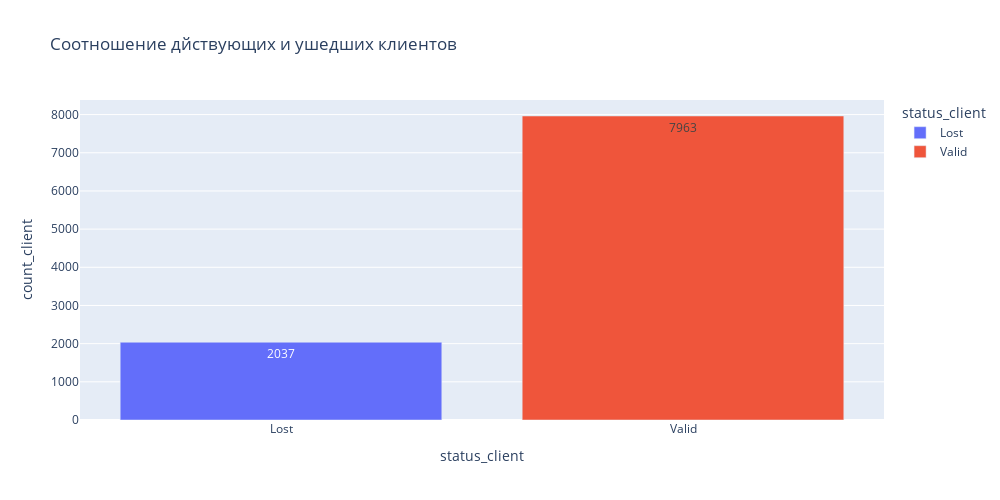

Source (notebook cell):
### Code cell
#считаем количество действующих и ушедших клиентов
bar_data = churn_data.groupby(
    by='status_client',
    as_index=False
)['count_client'].count()

#строим график
fig = px.bar(
    data_frame=bar_data, #датафрейм
    x="status_client", #ось x
    y="count_client", #ось y
    color='status_client', #расцветка в зависимости от статуса
    text = 'count_client', #текст на столбцах - количество клиентов
    orientation='v', #ориентация графика
    height=500, #высота
    width=1000, #ширина
    title='Соотношение дйствующих и ушедших клиентов' #заголовок
)

#отображаем его
fig.show()

### Figure 1 — Plotly figure (JSON) as saved in the notebook; plotly's stock layout.template omitted (floating-point values rounded to 4 significant figures)
{"data": [{"hovertemplate": "status_client=%{x}<br>count_client=%{text}<extra></extra>", "legendgroup": "Lost", "marker": {"color": "#636efa", "pattern": {"shape": ""}}, "name": "Lost", "orientation": "v", "showlegend": true, "text": [2037.0], "textposition": "auto", "type": "bar", "x": ["Lost"], "xaxis": "x", "y": [2037], "yaxis": "y"}, {"hovertemplate": "status_client=%{x}<br>count_client=%{text}<extra></extra>", "legendgroup": "Valid", "marker": {"color": "#EF553B", "pattern": {"shape": ""}}, "name": "Valid", "orientation": "v", "showlegend": true, "text": [7963.0], "textposition": "auto", "type": "bar", "x": ["Valid"], "xaxis": "x", "y": [7963], "yaxis": "y"}], "layout": {"barmode": "relative", "height": 500, "legend": {"title": {"text": "status_client"}, "tracegroupgap": 0}, "title": {"text": "Соотношение дйствующих и ушедших клиентов"}, "width": 1000, "xaxis": {"anchor": "y", "categoryarray": ["Lost", "Valid"], "categoryorder": "array", "domain": [0, 1], "title": {"text": "status_client"}}, "yaxis": {"anchor": "x", "domain": [0, 1], "title": {"text": "count_client"}}}}
